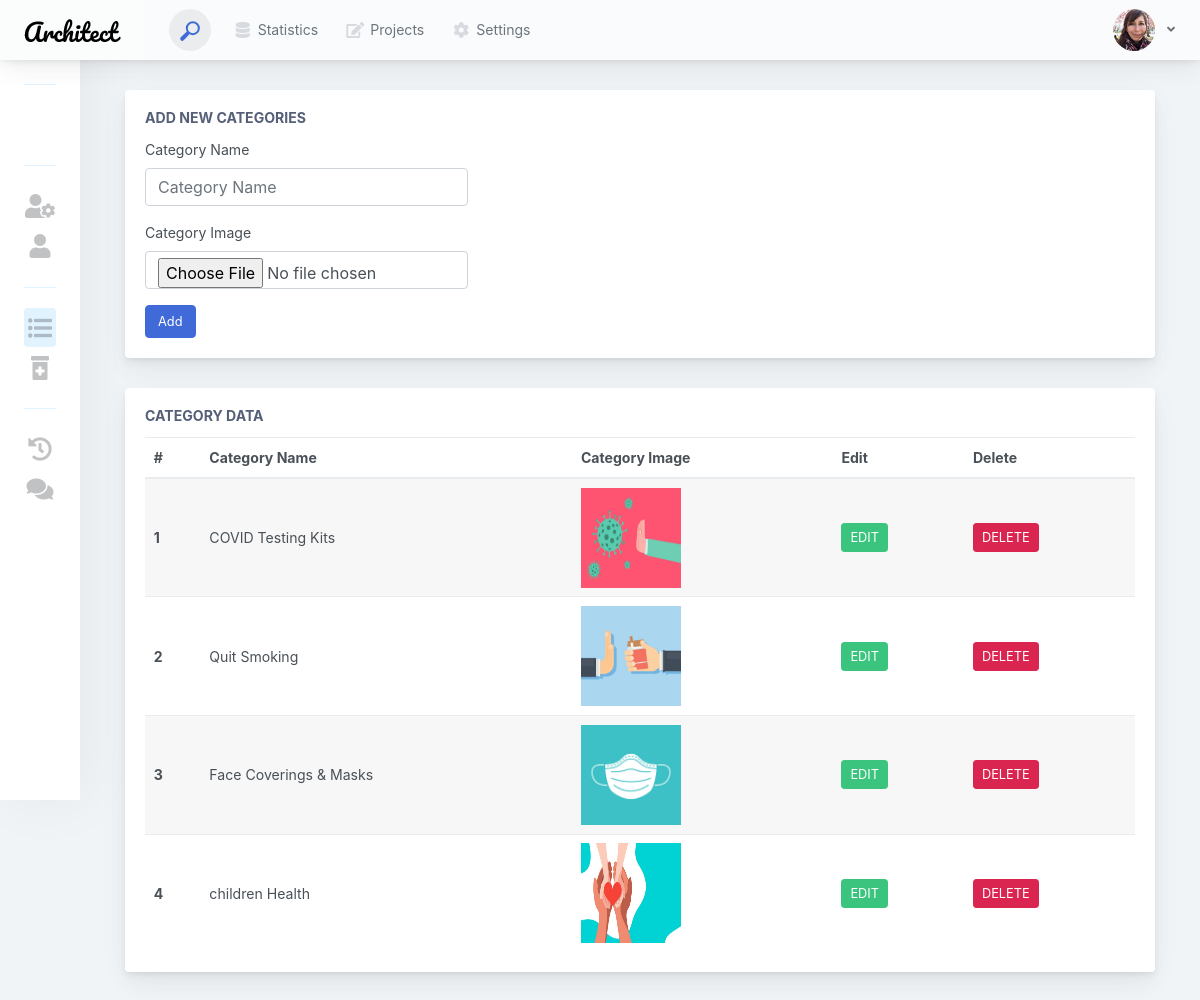
/admin/manage_categories.php, run on the app's committed database.
### tables this page shows
CREATE TABLE `category` (
  `cat_id` int(11) NOT NULL,
  `cat_name` varchar(50) DEFAULT NULL,
  `cat_image` text DEFAULT NULL
);

### admin/manage_categories.php (the view, shortened to what this page needs)
<?php
include("includes/config.php");
?>
<?php include("includes/header.php");  ?>
<div class="app-main">
<?php include("includes/sidebar.php"); ?>
    <div class="app-main__outer">
        <div class="app-main__inner">
            <div class="col">
                <div class="main-card mb-3 card">
                    <div class="card-body">
                        <h5 class="card-title">Add New Categories</h5>
                        <form class="needs-validation" novalidate  method="post" enctype="multipart/form-data">
                            <div class="form-row">
                                <div class="col-md-4 mb-3">
                                    <label for="validationCustom01">Category Name</label>
                                    <input type="text" name="category_name" value="<?php echo @$u_category_name; ?>" class="form-control" id="validationCustom01" placeholder="Category Name" required>
                                </div>
                            </div>
                            <div class="form-row">
                                <div class="col-md-4 mb-3">
                                    <label for="validationCustom01">Category Image</label>
                                    <input type="file" name="category_image" value="<?php echo $u_category_image; ?>" class="form-control" id="validationCustom01"   required>
                                </div>
                            </div>
                            <button class="btn btn-primary" style="display:<?php echo (@$_GET["method"]!="edit")?'':'none'; ?>" name="add_category" type="submit">Add </button>
                        </form>
                    </div>
                </div>
            </div>
            <div class="col-lg-12">
                <div class="main-card mb-3 card">
                    <div class="card-body">
                        <h5 class="card-title">Category Data</h5>
                        <table class="mb-0 table table-striped">
                            <thead>
                                <tr>
                                    <th>#</th>
                                    <th>Category Name</th>
                                    <th>Category Image</th>
                                    <th>Edit</th>
                                    <th>Delete</th>
                                </tr>
                            </thead>
                            <tbody>
                            <?php
                                 $select_cat="SELECT * FROM category ";
                                $query_cat=mysqli_query($conn,$select_cat);
                                while($row_cat=mysqli_fetch_assoc($query_cat)){ ?>
                                <tr>
                                    <th scope="row"><?php echo $row_cat["cat_id"]; ?></th>
                                    <td><?php echo $row_cat["cat_name"]; ?></td>
                                    <td><img src="assets/categories_images/<?php echo $row_cat["cat_image"]; ?>" width="100px" height="100px" alt="" srcset=""></td>
                                    <td>
                                        <div class="table-data-feature">
                                                           <a href="manage_categories.php?method=edit&&id=<?php echo $row_cat["cat_id"];?>">
                                                           <button  type="submit" name="edit_btn" class="btn btn-success btn-sm"> EDIT</button>
                                                        </a>
                                </td>
                                <td>
                                                            <a href="manage_categories.php?method=delete&&id=<?php echo $row_cat["cat_id"];?>">
                                                            <button type="submit" name="delete_admin" class="btn btn-danger btn-sm"> DELETE</button>
                                                        </a>
                                                    </div>
                                <?php }?>
                    </div>
                </div>
            </div>

### data on the page
category: cat_id "1", cat_name "COVID Testing Kits", cat_image (picture)
category: cat_id "2", cat_name "Quit Smoking", cat_image (picture)
category: cat_id "3", cat_name "Face Coverings & Masks", cat_image (picture)
category: cat_id "4", cat_name "children Health", cat_image (picture)
